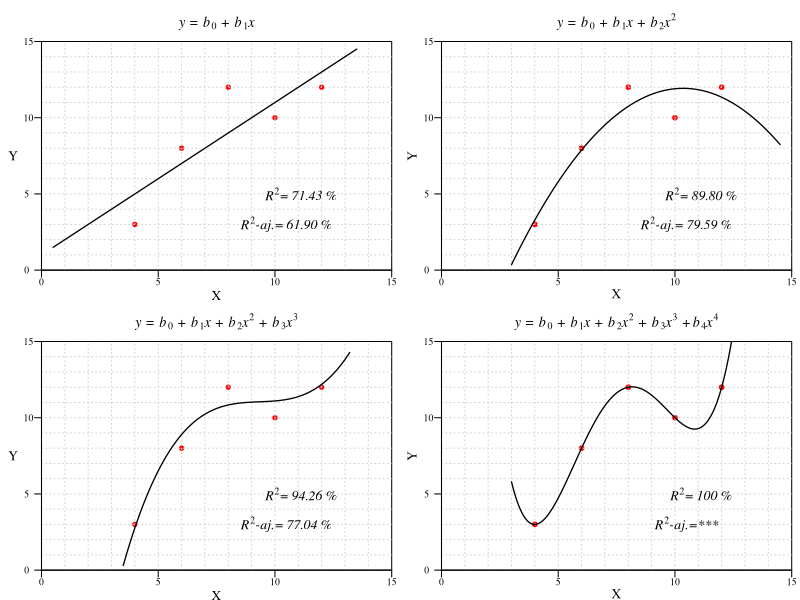

This chart was generated by the following R code:
setwd("C:/Users/pgrim/Dropbox/Libro Respuestas 7")
t = 0.85
x = c(4, 6, 8, 10, 12)
y = c(3, 8, 12, 10, 12)
png(file="0709 R2Ajustado.png",width=1400, height=1400, res = 300)
par(mfrow=c(2,2), mar=c(1.8, 2.5, 2.5, 0.5), xaxs="i", yaxs="i", family = "serif")

plot(x,y, las=1, ylim = c(0,15), xlim = c(0, 15), xlab="", ylab="", pch = 19, col ="red", cex = t-0.15, xaxt = "n", yaxt = "n")
mtext(expression(italic(paste("y = b"[0]," + b"[1], "x"))), side=3, line=0.5, cex=t, las=1)
grid(15, 15, col = "lightgray", lty = "dotted")
axis(side=1, at=seq(0, 15, 5), padj=-2.1, tck=-0.03, cex.axis=t-0.15, family = "serif")
axis(side=2, at=seq(0, 15, 5), hadj=0.15, tck=-0.03, cex.axis=t-0.15, las=1, family = "serif")
mtext('X', side=1, line=1, cex=t-0.05, las=1, family = "serif")
mtext('Y', side=2, line=1.4, cex=t-0.05, las=1, family = "serif")
xx = c(0.5, 13.5)
yy = c(1+1*xx[1], 1+1*xx[2])
lines(xx, yy, type="l", lwd=1.3)
text(11,5, expression(italic(paste("  R"^2, "= 71.43 %"))))
text(10.5,3, expression(italic(paste("R"^2,"-aj.", "= 61.90 %"))))

plot(x,y, las=1, ylim = c(0, 15), xlim = c(0, 15), xlab="", ylab="", pch = 19, col ="red", cex = t-0.1, xaxt = "n", yaxt = "n")
mtext(expression(italic(paste("y = b"[0]," + b"[1], "x + ", "b"[2], "x"^2))), side=3, line=0.5, cex=t, las=1)
grid(15, 15, col = "lightgray", lty = "dotted")
axis(side=1, at=seq(0, 15, 5), padj=-2.1, tck=-0.03, cex.axis=t-0.15, family = "serif")
axis(side=2, at=seq(0, 15, 5), hadj=0.15, tck=-0.03, cex.axis=t-0.15, las=1, family = "serif")
mtext('X', side=1, line=0.9, cex=t-0.05, las=1, family = "serif")
mtext('Y', side=2, line=1.3, cex=t-0.05, las=0, family = "serif")
xx = seq(3, 14.5, 0.01)
yy = -11 + 4.43*xx - 0.214*xx^2
lines(xx, yy, type="l", lwd=1.3)
text(11,5, expression(italic(paste("  R"^2, "= 89.80 %"))))
text(10.5,3, expression(italic(paste("R"^2,"-aj.", "= 79.59 %"))))

plot(x,y, las=1, ylim = c(0,15), xlim = c(0, 15), xlab="", ylab="", pch = 19, col ="red", cex = t-0.15, xaxt = "n", yaxt = "n")
mtext(expression(italic(paste("y = b"[0]," + b"[1], "x + ", "b"[2], "x"^2, " + ", "b"[3], "x"^3))), side=3, line=0.5, cex=t, las=1)
grid(15, 15, col = "lightgray", lty = "dotted")
axis(side=1, at=seq(0, 15, 5), padj=-2.1, tck=-0.03, cex.axis=t-0.15, family = "serif")
axis(side=2, at=seq(0, 15, 5), hadj=0.15, tck=-0.03, cex.axis=t-0.15, las=1, family = "serif")
mtext('X', side=1, line=1, cex=t-0.05, las=1, family = "serif")
mtext('Y', side=2, line=1.4, cex=t-0.05, las=1, family = "serif")
xx = seq(3.5, 13.2, 0.01)
yy = -32 + 13.7*xx - 1.46*xx^2 + 0.0521*xx^3
lines(xx, yy, type="l", lwd=1.3)
text(11,5, expression(italic(paste("  R"^2, "= 94.26 %"))))
text(10.5,3, expression(italic(paste("R"^2,"-aj.", "= 77.04 %"))))

plot(x,y, las=1, ylim = c(0, 15), xlim = c(0, 15), xlab="", ylab="", pch = 19, col ="red", cex = t-0.1, xaxt = "n", yaxt = "n")
mtext(expression(italic(paste("y = b"[0]," + b"[1], "x + ", "b"[2], "x"^2, " + ", "b"[3], "x"^3, " +", "b"[4], "x"^4))), side=3, line=0.5, cex=t, las=1)
grid(15, 15, col = "lightgray", lty = "dotted")
axis(side=1, at=seq(0, 15, 5), padj=-2.1, tck=-0.03, cex.axis=t-0.15, family = "serif")
axis(side=2, at=seq(0, 15, 5), hadj=0.15, tck=-0.03, cex.axis=t-0.15, las=1, family = "serif")
mtext('X', side=1, line=0.9, cex=t-0.05, las=1, family = "serif")
mtext('Y', side=2, line=1.3, cex=t-0.05, las=0, family = "serif")
xx = seq(3, 13.2, 0.01)
yy = 85 - 55.208333*xx + 12.84375*xx^2 - 1.197917*xx^3 + 0.0390625*xx^4
lines(xx, yy, type="l", lwd=1.3)
text(11,5, expression(italic(paste("  R"^2, "= 100 %"))))
text(10.5,3, expression(italic(paste("R"^2,"-aj.", "=***"))))

dev.off()





